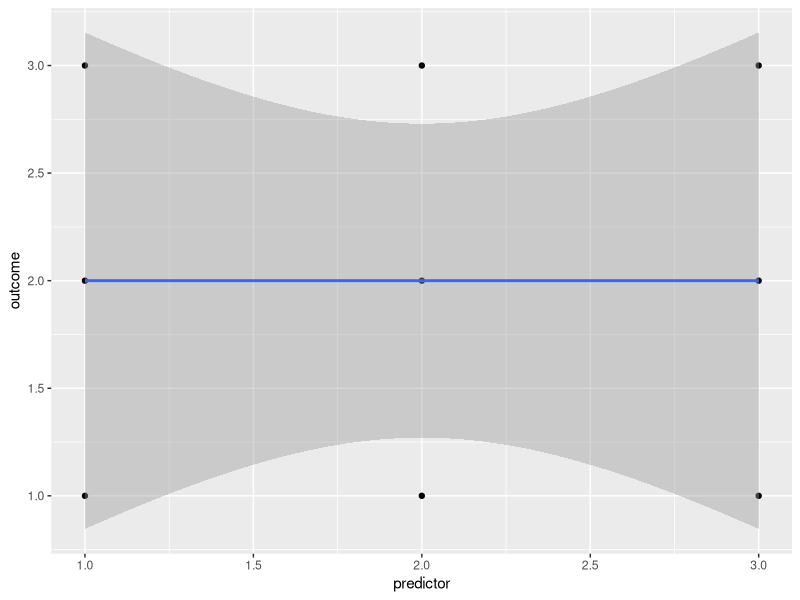

Reproduce this figure in R.
## ---- chunk 1
library(ggplot2)
no_association_df <- data.frame(
  predictor = c(1,1,1,2,2,2,3,3,3),
  outcome   = c(1,2,3,1,2,3,1,2,3)
)

ggplot(no_association_df, aes(x = predictor, y = outcome)) + geom_point() + geom_smooth(method=lm, formula = 'y ~ x')
## ---- chunk 2
random_df = data.frame(
  random_iv_1 = runif(100),
  random_iv_2 = runif(100),
  random_iv_3 = runif(100),
  random_dv = runif(100)
)
rmarkdown::paged_table(random_df)
## ---- chunk 3
random_lm <- lm(random_dv ~ random_iv_1, random_df)
random_summary <- summary(random_lm)
random_summary
## ---- chunk 4
ss_res <- sum(random_lm$residuals^2)
ss_total <- sum(
  (
    random_df$random_dv - mean(random_df$random_dv)
  )^2
)


random_r_square = ss_total - ss_res
df_total <- length(random_lm$residuals) - 1
df_res <- length(random_lm$residuals) -
  1 - # remove 1 from the number of data points
  1 # remove another 1 to reflect there being 1 predictor
adjusted_random_r_square = 1 - (ss_res/df_res)/(ss_total/df_total)

adjusted_random_r_square
## ---- chunk 5
random_lm_multiple <- lm(random_dv ~ random_iv_1 + random_iv_2 + random_iv_3, random_df)
random_multiple_summary <- summary(random_lm_multiple)
random_multiple_summary
